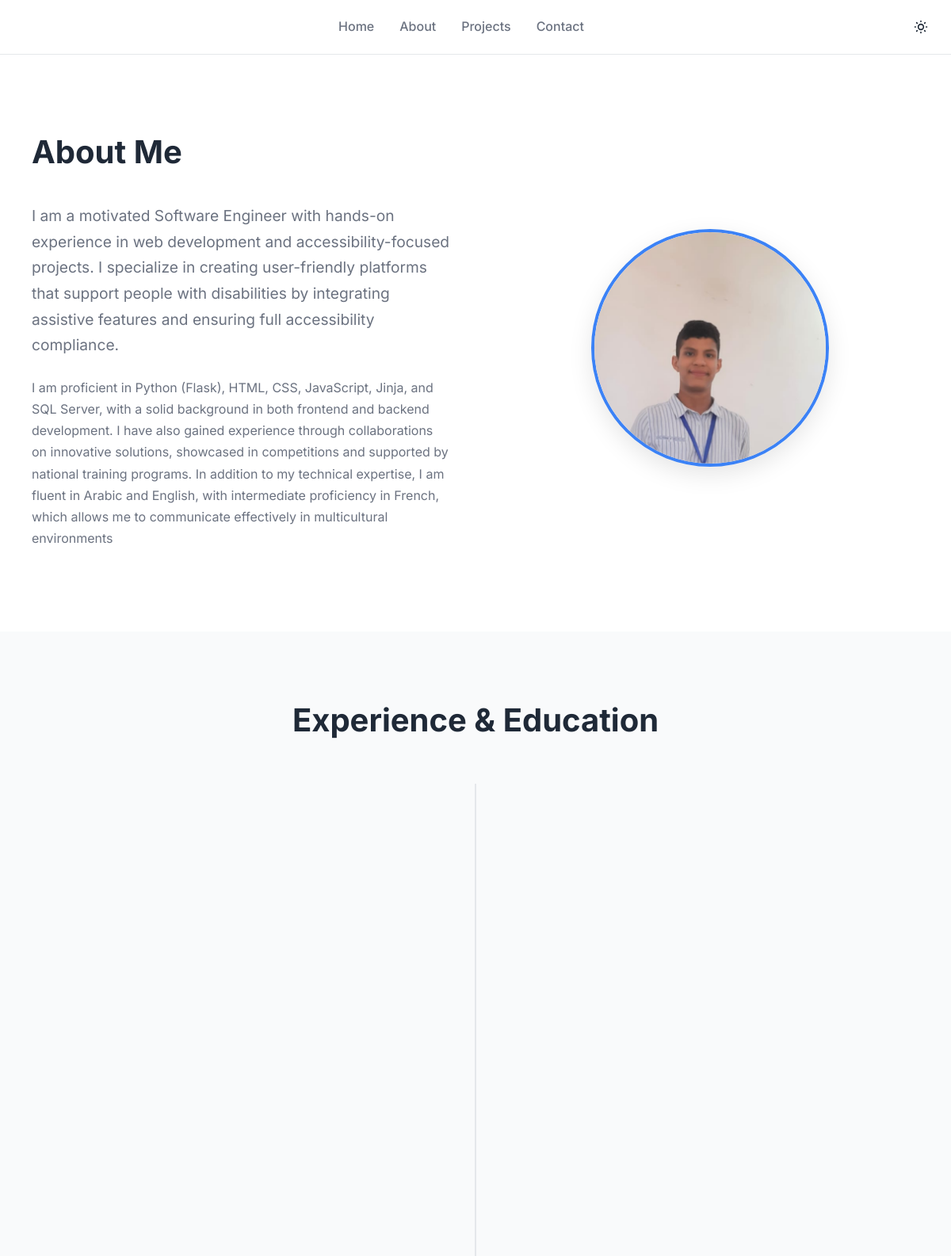
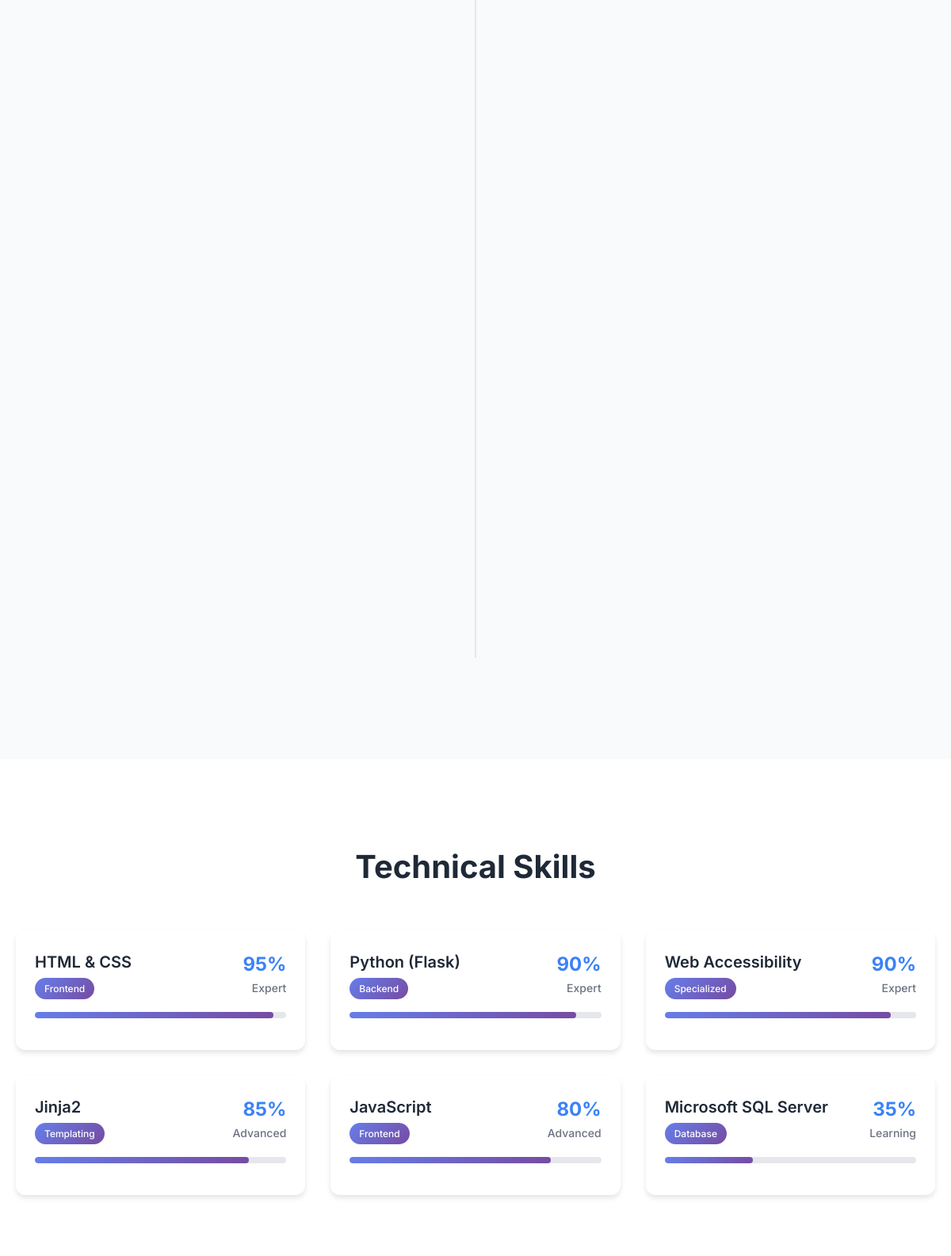
/about (upper part), run on the app's committed database (2 pictures, top to bottom).
### app/models.py (models this page shows, shortened)
class Skill(db.Model):
    __tablename__ = 'skills'
    id = db.Column(db.Integer, primary_key=True)
    name = db.Column(db.String(100), nullable=False, unique=True)
    category = db.Column(db.String(50), nullable=False)  # e.g., 'Programming', 'Design', 'Tools'
    proficiency = db.Column(db.Integer, nullable=False, default=50)  # 0-100 percentage
    years_experience = db.Column(db.Float, nullable=True)
    description = db.Column(db.Text, nullable=True)
    featured = db.Column(db.Boolean, default=False)
    created_at = db.Column(db.DateTime, default=datetime.utcnow)
    updated_at = db.Column(db.DateTime, default=datetime.utcnow, onupdate=datetime.utcnow)
    def get_proficiency_level(self):
        if self.proficiency >= 90:
            return "Expert"
        elif self.proficiency >= 75:
            return "Advanced"
        elif self.proficiency >= 60:
            return "Intermediate"
        elif self.proficiency >= 40:
            return "Beginner"
        else:
            return "Learning"

### app/routes.py (the view)
@main_bp.route('/about')
def about():
    certifications = Certification.query.filter_by(featured=True).order_by(Certification.created_at.desc()).limit(3).all()
    competitions = Competition.query.filter_by(featured=True).order_by(Competition.created_at.desc()).limit(3).all()
    courses = Course.query.filter_by(featured=True).order_by(Course.created_at.desc()).limit(3).all()
    skills = Skill.query.filter_by(featured=True).order_by(Skill.proficiency.desc()).limit(8).all()
    experiences = Experience.query.order_by(Experience.start_date.desc()).all()
    return render_template('about.html',
                         certifications=certifications,
                         competitions=competitions,
                         courses=courses,
                         skills=skills,
                         experiences=experiences)

### app/models.py (called while the page is built)
    def get_duration(self):
        if not self.start_date:
            return "Unknown"
        end = self.end_date or datetime.now().date()
        start = self.start_date
        years = end.year - start.year
        months = end.month - start.month
        if months < 0:
            years -= 1
            months += 12
        if years > 0:
            return f"{years} year{'s' if years != 1 else ''} {months} month{'s' if months != 1 else ''}" if months > 0 else f"{years} year{'s' if years != 1 else ''}"
        else:
            return f"{months} month{'s' if months != 1 else ''}"

    def is_current(self):
        return self.current or self.end_date is None

### app/templates/about.html (shortened to what this page needs)
{% extends "base.html" %}
{% block content %}
<section class="about-hero">
    <div class="container">
        <div class="about-content">
            <div class="about-text">
                <h1>About Me</h1>
                <p class="about-intro">
                    I am a motivated Software Engineer with hands-on experience in web development and
                    accessibility-focused projects. I
                    specialize in creating user-friendly platforms that support people with disabilities by integrating
                    assistive features
                    and ensuring full accessibility compliance.
                </p>
                <p>
                    I am proficient in Python (Flask), HTML, CSS, JavaScript, Jinja, and SQL Server, with a solid
                    background in both
                    frontend and backend development. I have also gained experience through collaborations on innovative
                    solutions,
                    showcased in competitions and supported by national training programs.
                    In addition to my technical expertise, I am fluent in Arabic and English, with intermediate
                    proficiency in French, which
                    allows me to communicate effectively in multicultural environments
                </p>
            </div>
            <div class="about-image">
                <div class="about-avatar">
                    <img src="{{ url_for('static', filename='images/myphoto.jpg') }}" alt="Profile">
                </div>
            </div>
        </div>
    </div>
</section>
<section class="experience-section">
    <div class="container">
        <h2 class="section-title">Experience & Education</h2>
        <div class="timeline">
        </div>
    </div>
</section>
<section class="skills-section">
    <div class="container">
        <h2 class="section-title">Technical Skills</h2>
        {% if skills %}
        <div class="skills-about-grid">
            {% for skill in skills %}
            <div class="skill-about-item">
                <div class="skill-header">
                    <div class="skill-info">
                        <h4 class="skill-name">{{ skill.name }}</h4>
                        <span class="skill-category">{{ skill.category }}</span>
                    </div>
                    <div class="skill-level-info">
                        <span class="skill-percentage">{{ skill.proficiency }}%</span>
                        <span class="skill-level-text">{{ skill.get_proficiency_level() }}</span>
                    </div>
                </div>
                <div class="skill-bar">
                    <div class="skill-progress" style="width: {{ skill.proficiency }}%"></div>
                </div>
            </div>
            {% endfor %}
        </div>
        {% endif %}
    </div>
</section>
{% endblock %}

### app/static/css/style.css (style rules this page uses)
:root { --bg-primary: #ffffff; --bg-secondary: #f9fafb; --bg-tertiary: #f3f4f6; --text-primary: #1f2937; --text-secondary: #6b7280; --text-tertiary: #9ca3af; --accent-primary: #3b82f6; --accent-secondary: #2563eb; --border-color: #e5e7eb; --card-bg: #ffffff; --header-bg: rgba(255, 255, 255, 0.95); --hero-gradient-start: #667eea; --hero-gradient-end: #764ba2; --shadow-color: rgba(0, 0, 0, 0.1); --footer-bg: #1f2937; --footer-text: #ffffff; }
* { margin: 0; padding: 0; box-sizing: border-box; }
body { font-family: 'Inter', -apple-system, BlinkMacSystemFont, 'Segoe UI', Roboto, sans-serif; line-height: 1.6; color: var(--text-primary); background-color: var(--bg-primary); transition: background-color 0.3s ease, color 0.3s ease; }
.container { max-width: 1200px; margin: 0 auto; padding: 0 20px; }
section { padding: 5rem 0; }
.section-title { font-size: 2.5rem; font-weight: 700; text-align: center; margin-bottom: 3rem; color: var(--text-primary); transition: color 0.3s ease; }
.skill-header { display: flex; justify-content: space-between; margin-bottom: 0.5rem; }
.skill-name { font-weight: 600; color: var(--text-primary); transition: color 0.3s ease; }
.skill-bar { height: 8px; background-color: var(--bg-tertiary); border-radius: 4px; overflow: hidden; transition: background-color 0.3s ease; }
.skill-progress { height: 100%; background: linear-gradient(90deg, #3b82f6, #8b5cf6); border-radius: 4px; transition: width 1s ease; }
.about-hero { background-color: var(--bg-primary); padding: 5rem 0; transition: background-color 0.3s ease; }
.about-content { max-width: 1200px; margin: 0 auto; padding: 0 20px; display: grid; grid-template-columns: 1fr 1fr; gap: 4rem; align-items: center; }
.about-text h1 { font-size: 2.5rem; font-weight: 700; margin-bottom: 2rem; color: var(--text-primary); }
.about-intro { font-size: 1.2rem; margin-bottom: 2rem; color: var(--text-secondary); line-height: 1.7; }
.about-text p { margin-bottom: 1.5rem; color: var(--text-secondary); line-height: 1.7; }
.about-image { display: flex; justify-content: center; align-items: center; }
.about-avatar { width: 300px; height: 300px; border-radius: 50%; overflow: hidden; border: 4px solid var(--accent-primary); box-shadow: 0 10px 30px var(--shadow-color); transition: transform 0.3s ease, box-shadow 0.3s ease; }
.about-avatar img { width: 100%; height: 100%; object-fit: cover; object-position: center 20%; transition: transform 0.3s ease; }
.experience-section { background-color: #f9fafb; }
.timeline { position: relative; max-width: 800px; margin: 0 auto; }
.timeline::before { content: ''; position: absolute; left: 50%; transform: translateX(-50%); width: 2px; height: 100%; background: #e5e7eb; }
.skills-about-grid { display: grid; grid-template-columns: repeat(auto-fit, minmax(350px, 1fr)); gap: 2rem; margin-top: 3rem; }
.skill-about-item { background: white; border-radius: 12px; padding: 1.5rem; box-shadow: 0 4px 6px rgba(0, 0, 0, 0.1); transition: transform 0.3s ease; }
.skill-header { display: flex; justify-content: space-between; align-items: flex-start; margin-bottom: 1rem; }
.skill-info h4 { font-size: 1.25rem; font-weight: 600; margin-bottom: 0.25rem; color: var(--text-primary); }
.skill-category { display: inline-block; background: linear-gradient(135deg, #667eea 0%, #764ba2 100%); color: white; padding: 0.25rem 0.75rem; border-radius: 20px; font-size: 0.75rem; font-weight: 500; }
.skill-level-info { text-align: right; }
.skill-percentage { display: block; font-size: 1.5rem; font-weight: 700; color: var(--accent-primary); }
.skill-level-text { display: block; font-size: 0.875rem; color: var(--text-secondary); font-weight: 500; }
.skill-about-item .skill-bar { background: #e5e7eb; border-radius: 10px; height: 8px; margin-bottom: 1rem; }
.skill-about-item .skill-progress { background: linear-gradient(135deg, #667eea 0%, #764ba2 100%); border-radius: 10px; height: 100%; transition: width 0.8s ease; }
.experience-section { margin-bottom: 1.5rem; }

### data on the page
Skill: name "HTML & CSS", category "Frontend", proficiency "95", get_proficiency_level "Expert"
Skill: name "Python (Flask)", category "Backend", proficiency "90", get_proficiency_level "Expert"
Skill: name "Web Accessibility", category "Specialized", proficiency "90", get_proficiency_level "Expert"
Skill: name "Jinja2", category "Templating", proficiency "85", get_proficiency_level "Advanced"
Skill: name "JavaScript", category "Frontend", proficiency "80", get_proficiency_level "Advanced"
Skill: name "Microsoft SQL Server", category "Database", proficiency "35", get_proficiency_level "Learning"
